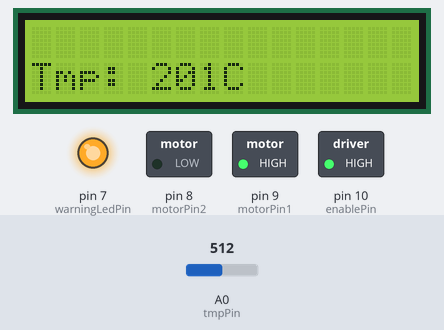
A sketch run on a simulated Arduino Uno, built with avr-gcc and run on an emulated ATmega328P. Shown: 16×2 character LCD, switched loads named in the sketch (green lamp = pin HIGH), output pins drawn as LEDs (lit = HIGH). The test bench sets the inputs (shaded band); at power-on: A0 (tmpPin) = 512.

Above: at 1.2 s.
1.3 s: A0 (tmpPin) set to 318
At 3.7 s:
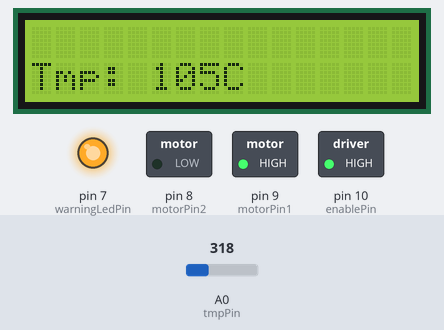
5.2 s: A0 (tmpPin) set to 287
At 7.4 s:
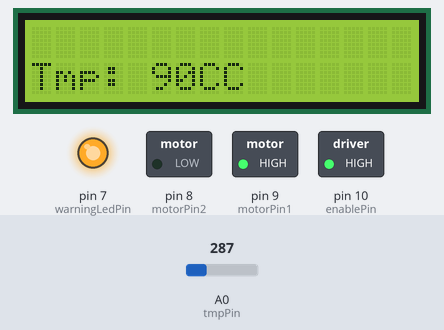
9.1 s: A0 (tmpPin) set to 306
At 12.7 s:
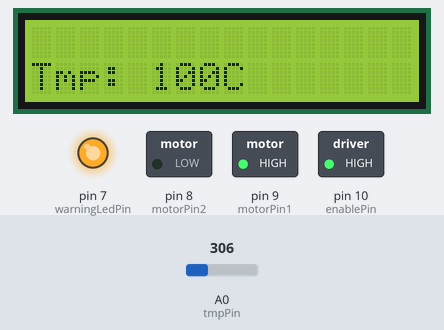
Timing chart, 0 to 14.2 s (numbered marks = the images above; inputs shaded):
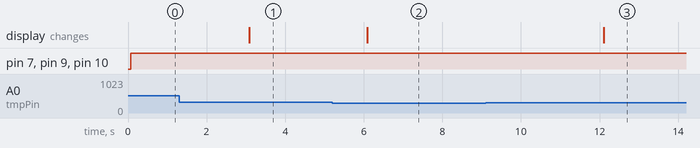

Measured:
- the behaviour switches between 306 and 305 on A0 (tmpPin) (found by bisection; images 1 and 2)
- after the input at 1.3 s, the display: changes after 1.8 s (image 1)
- after the input at 5.2 s, the display: changes after 0.89 s (image 2)
- after the input at 9.1 s, the display: changes after 3.0 s (image 3)

The sketch:

AdaptiveFanSystem.ino
```cpp
// C++ code
//

#include <LiquidCrystal_I2C.h>

const int tmpPin = A0;
float temperature = 9;

int warningLedPin = 7;
int motorPin1 = 9;
int motorPin2 = 8;
int enablePin = 10;


LiquidCrystal_I2C lcd(0x20, 16, 2);

void setup()
{
  pinMode(warningLedPin, OUTPUT);
  pinMode(motorPin1, OUTPUT);
  pinMode(motorPin2, OUTPUT);
  pinMode(enablePin, OUTPUT);

  Serial.begin(9600);
  lcd.init();
  lcd.backlight();

}

void loop()
{

	int sensorValue = analogRead(tmpPin);

  	// formula for conversion of analogue reading to celsius from AutoDESK documentation
  	int celsius = map(((sensorValue - 20) * 3.04), 0, 1023, -40, 125);

  	lcd.setCursor(0,1);
  	lcd.print("Tmp: ");
  	lcd.print(celsius);
  	lcd.print("C");

  if(celsius > 23 && celsius < 30){
  	analogWrite(enablePin, 128); // Half speed
  	digitalWrite(motorPin1, HIGH);
  	digitalWrite(motorPin2, LOW);
    digitalWrite(warningLedPin, LOW);
  	delay(2000);

  }else if (celsius >= 30){
    analogWrite(enablePin, 255); // Full speed
  	digitalWrite(motorPin1, HIGH);
  	digitalWrite(motorPin2, LOW);
    digitalWrite(warningLedPin, HIGH);
  	delay(2000);


  }

  delay(1000);
}
```
